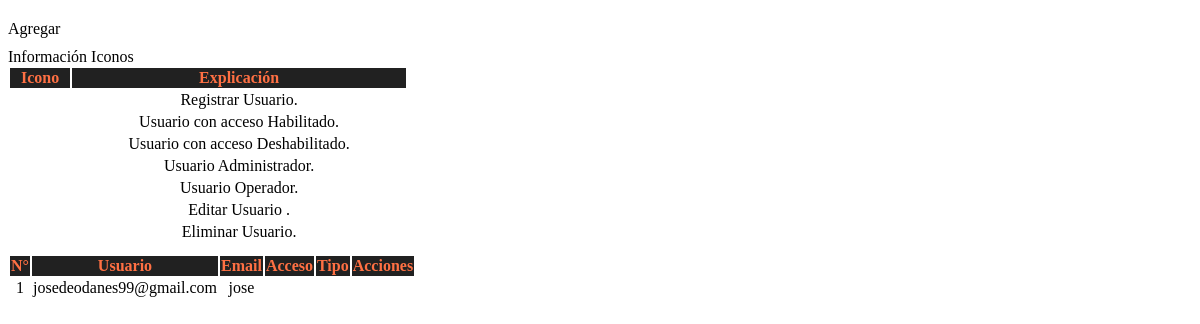
Page /views/admin/usuarios/principal.php on the earlier database version.
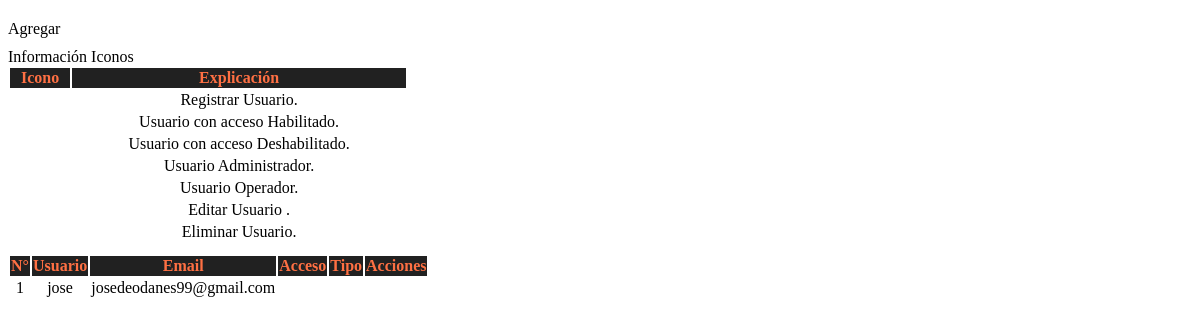
Same page on the later database version.
### tables this page shows
CREATE TABLE `usuarios` (
  `id_usuario` int(11) NOT NULL,
  `usuario` varchar(50) NOT NULL,
  `email` varchar(50) NOT NULL,
  `passw` text DEFAULT NULL,
  `tipo` int(11) DEFAULT NULL,
  `estado` int(11) DEFAULT NULL,
  `token` varchar(10) DEFAULT NULL
);

### models/procesos.php (called while the page is built, shortened)
<?php
    class CRUD{
        public function select($query){
            $modelo = new ConexionDB();
            $conexion = $modelo->get_conexion();
            $stm = $conexion->prepare($query);
            $stm->execute();
            return $stm;
        }
    }
?>

### controllers/procesos.php (called while the page is built, shortened)
<?php
    function SelectData($query,$opcion=""){
        $rows = null;
        $consultas = new CRUD();
        $data = $consultas->select($query);
        if($opcion == "i"){
            while ($result = $data->fetch()){
                $rows[] = $result;
            }
            return $rows;
        }else{
            return $data;
        }
    }
?>

### views/admin/usuarios/principal.php (the view, shortened to what this page needs)
<?php
    include '../../../models/procesos.php';
	include '../../../controllers/procesos.php';
    $query = "SELECT * FROM usuarios";
    $DataUser = SelectData($query);
    $cont = 0;
?>
<div class="container" id="contenido-usuario" style="margin-top: 20px; margin-bottom:40px;">
    <div class="row">
        <div class="col-sm-12 col-md-12">
            <a class="btn btn-success text-white new_user" style="margin-bottom: 10px;"><i class="fas fa-user-plus"></i> Agregar</a>
            <div style="margin-top: 10px;margin-bottom: 10px;">
                <a style='cursor: pointer;' onClick="muestra_oculta('contenido-icon')" title="" class="btn btn-info text-white boton_mostrar">
                    <i class="fas fa-info-circle"></i>  Información Iconos
                </a>
                <div id="contenido-icon" style="display: none;">
                    <?php include 'tabla_icon.php';?>
                </div>
            </div>
            <table class="table table-hover table-responsive-xl">
                <thead>
                    <tr>
                        <th>N°</th>
                        <th>Usuario</th>
                        <th>Email</th>
                        <th>Acceso</th>
                        <th>Tipo</th>
                        <th colspan="2">Acciones</th>
                    </tr>
                </thead>
                <tbody>
                <?php foreach($DataUser AS $result):?>
                    <tr>
                        <td><?php echo $cont += 1; ?></td>
                        <td><?php echo $result['usuario']; ?></td>
                        <td><?php echo $result['email']; ?></td>
                        <td>
                        </td>
                        <td>
                        </td>
                        <td>
                        </td>
                        <td>
                        </td>
                    </tr>
                    <?php endforeach ?>
                </tbody>
            </table>
        </div>
    </div>
</div>

Differences in the rows shown:
changed usuarios "jose": usuario "josedeodanes99@gmail.com" → "jose"; email "jose" → "josedeodanes99@gmail.com"
